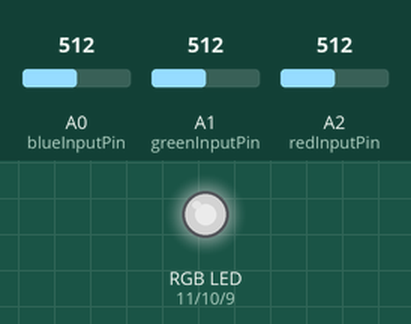
Simulated run of this sketch. Board: Arduino Uno, built with avr-gcc and run on an emulated ATmega328P. Shown: an RGB LED mixed from three pins (HIGH = lit). The inputs (shaded band) are chosen by the test bench; at power-on: A0 (blueInputPin) = 512, A1 (greenInputPin) = 512, A2 (redInputPin) = 512. Dim RGB values are drawn brighter than linear.

Above: at 1.2 s.
1.3 s: A0 (blueInputPin) set to 716
At 2.3 s:
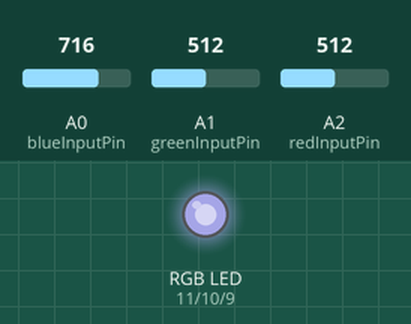
2.8 s: A1 (greenInputPin) set to 716
At 3.4 s:
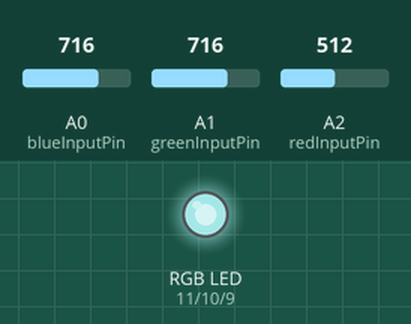
4.3 s: A2 (redInputPin) set to 716
At 4.6 s:
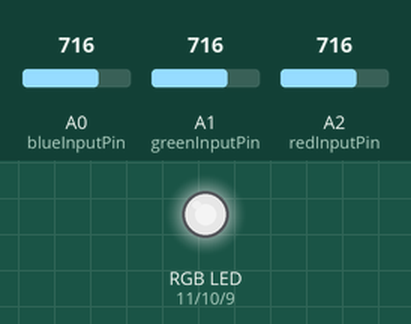
5.8 s: A0 (blueInputPin) set to 900
At 6.9 s:
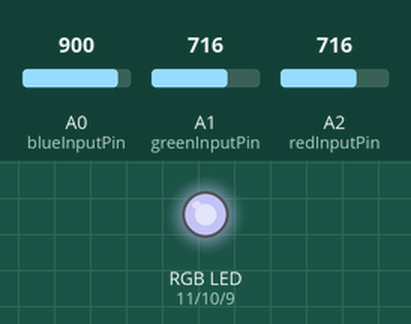
7.3 s: A1 (greenInputPin) set to 900
At 8.1 s:
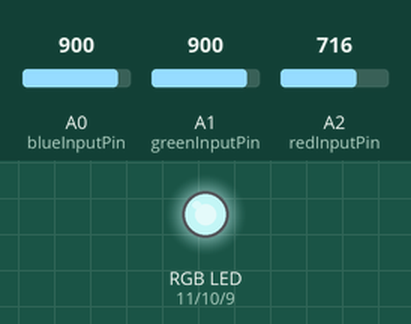
8.8 s: A2 (redInputPin) set to 900
At 9.2 s:
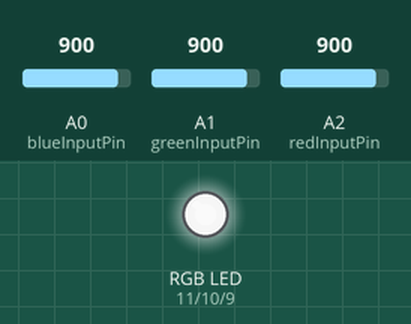
Timing chart, 0 to 11.3 s (numbered marks = the images above; inputs shaded):
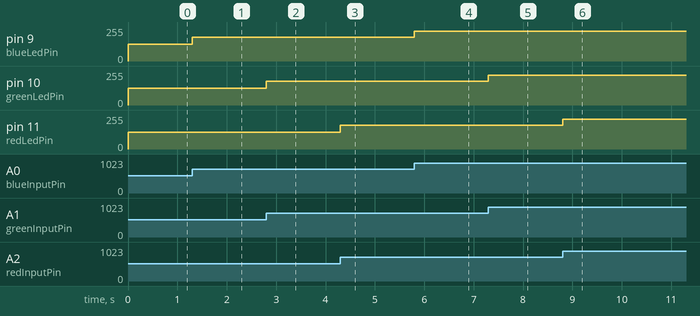

Measured:
- after the input at 1.3 s, pin 9 (blueLedPin): 127/255 → 178/255 at once
- after the input at 2.8 s, pin 10 (greenLedPin): 127/255 → 178/255 at once
- after the input at 4.3 s, pin 11 (redLedPin): 127/255 → 178/255 at once
- after the input at 5.8 s, pin 9 (blueLedPin): 178/255 → 224/255 at once
- after the input at 7.3 s, pin 10 (greenLedPin): 178/255 → 224/255 at once
- after the input at 8.8 s, pin 11 (redLedPin): 178/255 → 224/255 at once

The sketch:

Homework_1.ino
```cpp
//declararea pinilor analogici pentru citirea potentiometrelor
const int blueInputPin = A0;
const int greenInputPin = A1;
const int redInputPin = A2;

//declararea pinilor pentru RGB
const int blueLedPin = 9;
const int greenLedPin = 10;
const int redLedPin = 11;

//declararea variabilelor pentru potentiometre si RGB
int redInputValue;
int greenInputValue;
int blueInputValue;
int redLedValue;
int greenLedValue;
int blueLedValue;

//valori maxime si minime pentru citirile analogice si pentru controlul culorilor
const int minInitialValue = 0;
const int minValue = 0;
const int maxValue = 255;
const int maxInitialValue = 1023;

void setup() {
  pinMode(redInputPin, INPUT);
  pinMode(greenInputPin, INPUT);
  pinMode(blueInputPin, INPUT);
  pinMode(redLedPin, OUTPUT);
  pinMode(greenLedPin, OUTPUT);
  pinMode(blueLedPin, OUTPUT);
}

void setColor(int redValue, int greenValue, int blueValue) {
  //setarea culorilor LED-urilor in functie de valorile primite
  analogWrite(redLedPin, redValue);
  analogWrite(greenLedPin, greenValue);
  analogWrite(blueLedPin, blueValue);
}

void loop() {
  //citirea valorilor potentiometrelor
  redInputValue = analogRead(redInputPin);
  greenInputValue = analogRead(greenInputPin);
  blueInputValue = analogRead(blueInputPin);

  //maparea in intervalul tinta ([minValue, maxValue])
  redLedValue = map(redInputValue, minInitialValue, maxInitialValue, minValue, maxValue);
  greenLedValue = map(greenInputValue, minInitialValue, maxInitialValue, minValue, maxValue);
  blueLedValue = map(blueInputValue, minInitialValue, maxInitialValue, minValue, maxValue);

  setColor(redLedValue, greenLedValue, blueLedValue);
}
```
